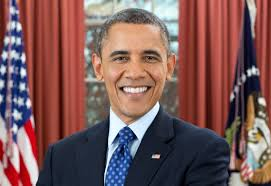
#> input picture messi.jpg, 271 x 186 px, found by its file name
$ jupyter execute --allow-errors face_reco.ipynb
#> lines starting #> are read from the running program, lines starting #| are printed output that depends on the picture
[cell 1]
import cv2

[cell 2]
def name_map(x):
    if x=='sachin':
        return 0
    if x=='obama':
        return 1
    if x=='messi':
        return 2

[cell 3]
def get_name(x):
    if x==0:
        return 'sachin'
    if x==1:
        return 'obama'
    if x==2:
        return 'messi'

[cell 4]
def detect_face(img):
    gray=cv2.cvtColor(img,cv2.COLOR_BGR2GRAY)
    face_cascade=cv2.CascadeClassifier(r'D:\DL_Projects\face_recognition\haarcascade_frontalface_default.xml')
    face=face_cascade.detectMultiScale(gray,minNeighbors=4)
    if len(face)==0:
        return None,None
    x,y,w,h=face[0]
    return gray[x:x+w,y:y+h],face[0]

[cell 5]
import os

[cell 6]
def prepare_training_data(data_folder):
    dirs=os.listdir(data_folder)
    print(dirs)
    faces=[]
    labels=[]
    for dir_name in dirs:
        sub_dir=data_folder+'/'+dir_name
        images=os.listdir(sub_dir)
        #print(images)
        for img in images:
            imgpath=sub_dir+'/'+img
            #print(imgpath)
            image=cv2.imread(imgpath)
            cv2.imshow('training images',image)
            cv2.waitKey(500)

            #detect face
            face,rect=detect_face(image)
            if face is not None:
                faces.append(face)
                labels.append(name_map(dir_name))
                # print(labels)

    cv2.waitKey(1)
    cv2.destroyAllWindows()
    return faces,labels

#> (a cell that did not finish here is left out)

#> (a cell that did not finish here is left out)

[cell 9]
re=cv2.face.LBPHFaceRecognizer_create()
re

[cell 10]
import numpy as np

#> (a cell that did not finish here is left out)

[cell 12]
def draw_rectangle(img,rect):
    (x,y,w,h)=rect
    cv2.rectangle(img,(x,y),(x+w,y+h),(0,0,0),2)

[cell 13]
def write_text(img,text,x,y):
    cv2.putText(img,text,(x,y),cv2.FONT_HERSHEY_COMPLEX,1,(0,0,255),2)

[cell 14]
def predict_new(test_img):
    img=test_img.copy()
    face,rect=detect_face(test_img)
    label=re.predict(face)
    label_text=get_name(label[10])
    print(label_text)
    draw_rectangle(img,rect)
    write_text(img,label_text,rect[10],rect[1])
    return img

[cell 15]
test_img=cv2.imread(r'D:\DL_Projects\face_recognition\messi.jpg')
#> test_img is the input picture: shape (186, 271, 3); mean B, G, R 87.5, 88.4, 124
#> (the rest of this cell did not finish here and is left out)

#> in detect_face (call 2), `gray=cv2.cvtColor(img,cv2.COLOR_BGR2GRAY)`:
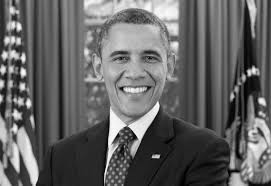
#> gray: shape (186, 271); min 1, max 255, mean 99
#> in detect_face (call 2), `face=face_cascade.detectMultiScale(gray,minNeighbors=4)`: face = [[94, 26, 82, 82]]
#> in detect_face (call 2), `x,y,w,h=face[0]`: x = 94; y = 26; w = 82
#> in predict_new, `face,rect=detect_face(test_img)`:
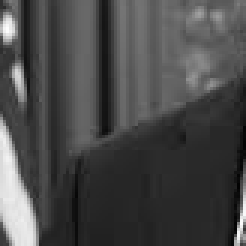
#> face: shape (82, 82) (shown 3 times larger); min 3, max 253, mean 73.1
#> in predict_new, `face,rect=detect_face(test_img)`: rect = [94, 26, 82, 82]
cv2.imshow("IMAGE",predicted)
cv2.waitKey()
cv2.destoyAllWindows()
